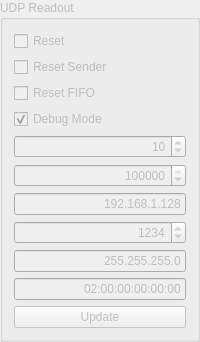
               <widget class="QGroupBox" name="groupBox_13">
                <property name="enabled">
                 <bool>false</bool>
                </property>
                <property name="title">
                 <string>UDP Readout</string>
                </property>
                <layout class="QGridLayout" name="gridLayout_13">
                 <item row="0" column="0">
                  <widget class="QCheckBox" name="CB_UDP_Reset">
                   <property name="text">
                    <string>Reset</string>
                   </property>
                  </widget>
                 </item>
                 <item row="1" column="0">
                  <widget class="QCheckBox" name="CB_UDP_Reset_Sender">
                   <property name="text">
                    <string>Reset Sender</string>
                   </property>
                  </widget>
                 </item>
                 <item row="2" column="0">
                  <widget class="QCheckBox" name="CB_UDP_Reset_FIFO">
                   <property name="text">
                    <string>Reset FIFO</string>
                   </property>
                  </widget>
                 </item>
                 <item row="3" column="0">
                  <widget class="QCheckBox" name="CB_UDP_Debug">
                   <property name="statusTip">
                    <string>Debug Mode (Answerbot)</string>
                   </property>
                   <property name="whatsThis">
                    <string>Debug Mode (Answerbot)</string>
                   </property>
                   <property name="text">
                    <string>Debug Mode</string>
                   </property>
                   <property name="checked">
                    <bool>true</bool>
                   </property>
                  </widget>
                 </item>
                 <item row="4" column="0">
                  <widget class="QSpinBox" name="SB_UDP_InterpackageDelay">
                   <property name="statusTip">
                    <string>Interpackage Delay (in clock steps)</string>
                   </property>
                   <property name="whatsThis">
                    <string>Interpackage Delay (in clock steps)</string>
                   </property>
                   <property name="alignment">
                    <set>Qt::AlignRight|Qt::AlignTrailing|Qt::AlignVCenter</set>
                   </property>
                   <property name="maximum">
                    <number>65535</number>
                   </property>
                   <property name="value">
                    <number>10</number>
                   </property>
                  </widget>
                 </item>
                 <item row="5" column="0">
                  <widget class="QSpinBox" name="SB_UDP_Timeout">
                   <property name="statusTip">
                    <string>Package Timeout (in clock steps)</string>
                   </property>
                   <property name="whatsThis">
                    <string>Package Timeout (in clock steps)</string>
                   </property>
                   <property name="alignment">
                    <set>Qt::AlignRight|Qt::AlignTrailing|Qt::AlignVCenter</set>
                   </property>
                   <property name="maximum">
                    <number>16777215</number>
                   </property>
                   <property name="value">
                    <number>16777215</number>
                   </property>
                  </widget>
                 </item>
                 <item row="6" column="0">
                  <widget class="QLineEdit" name="LE_UDP_IP">
                   <property name="statusTip">
                    <string>IP Address of FPGA</string>
                   </property>
                   <property name="whatsThis">
                    <string>IP Address of FPGA</string>
                   </property>
                   <property name="inputMask">
                    <string/>
                   </property>
                   <property name="text">
                    <string>192.168.1.128</string>
                   </property>
                   <property name="alignment">
                    <set>Qt::AlignRight|Qt::AlignTrailing|Qt::AlignVCenter</set>
                   </property>
                  </widget>
                 </item>
                 <item row="7" column="0">
                  <widget class="QSpinBox" name="SB_UDP_Port">
                   <property name="statusTip">
                    <string>Port on FPGA</string>
                   </property>
                   <property name="whatsThis">
                    <string>Port on FPGA</string>
                   </property>
                   <property name="alignment">
                    <set>Qt::AlignRight|Qt::AlignTrailing|Qt::AlignVCenter</set>
                   </property>
                   <property name="maximum">
                    <number>65535</number>
                   </property>
                   <property name="value">
                    <number>1234</number>
                   </property>
                  </widget>
                 </item>
                 <item row="8" column="0">
                  <widget class="QLineEdit" name="LE_UDP_SubnetMask">
                   <property name="statusTip">
                    <string>Subnet Mask on FPGA</string>
                   </property>
                   <property name="whatsThis">
                    <string>Subnet Mask on FPGA</string>
                   </property>
                   <property name="inputMask">
                    <string/>
                   </property>
                   <property name="text">
                    <string>255.255.255.0</string>
                   </property>
                   <property name="alignment">
                    <set>Qt::AlignRight|Qt::AlignTrailing|Qt::AlignVCenter</set>
                   </property>
                  </widget>
                 </item>
                 <item row="9" column="0">
                  <widget class="QLineEdit" name="LE_UDP_MAC">
                   <property name="statusTip">
                    <string>MAC Address of FPGA</string>
                   </property>
                   <property name="whatsThis">
                    <string>MAC Address of FPGA</string>
                   </property>
                   <property name="inputMask">
                    <string/>
                   </property>
                   <property name="text">
                    <string>02:00:00:00:00:00</string>
                   </property>
                   <property name="alignment">
                    <set>Qt::AlignRight|Qt::AlignTrailing|Qt::AlignVCenter</set>
                   </property>
                  </widget>
                 </item>
                 <item row="10" column="0">
                  <widget class="QPushButton" name="B_UDP_Update">
                   <property name="text">
                    <string>Update</string>
                   </property>
                  </widget>
                 </item>
                </layout>
               </widget>
